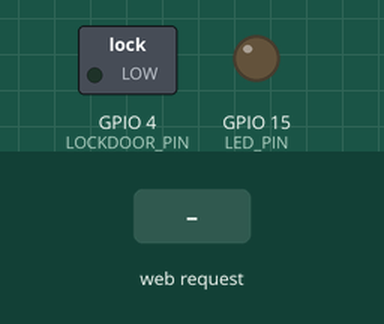
This program was run on a simulated ESP32. On the bench: switched loads named in the program (green lamp = pin HIGH), output pins drawn as LEDs (lit = HIGH). The test bench sets the inputs (shaded band). WiFi joins after 1.5 s; servers stay silent unless stated; what the program prints to the serial monitor is not drawn.

Above: at 2.7 s.
2.8 s: HTTP request GET /LED=ON received
At 3.1 s:
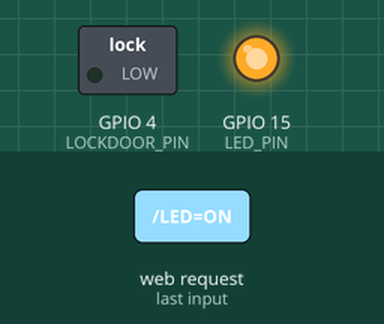
4.3 s: HTTP request GET /LOCK=ON received
At 5.4 s:
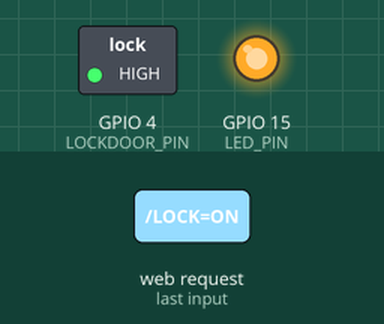
5.8 s: HTTP request GET /LED=OFF received
At 6.6 s:
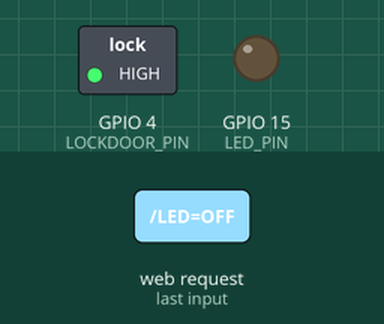
Timing chart, 0 to 8.8 s (numbered marks = the images above; inputs shaded):
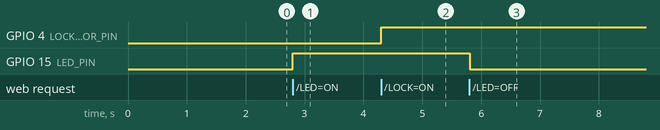

The program:

main.cpp
```cpp
#include <Arduino.h>
#include <WiFi.h>

#define LED_PIN 15
#define LOCKDOOR_PIN 4
char user_input;

// WiFi settings
const char* ssid = "Yashiru";
const char* password = "16081999Il";

// Set web server port number to 80
WiFiServer server(80);

void setup() {
  // put your setup code here, to run once:
  Serial.begin(115200);

  // Connect to WiFi network
  Serial.println();
  Serial.println();
  Serial.print("Connecting to ");
  Serial.println(ssid);

  WiFi.begin(ssid, password);
  while (WiFi.status() != WL_CONNECTED) {
    delay(500);
    Serial.print(".");
  }
  Serial.println("");

  Serial.println("WiFi connected");
  Serial.println("IP address: ");
  Serial.println(WiFi.localIP());
  server.begin();


  // Set LED pin as output
  pinMode(LED_PIN, OUTPUT);
  pinMode(LOCKDOOR_PIN, OUTPUT);
}

void loop() {
  // put your main code here, to run repeatedly:
  //on and off LED with wifi client server
  WiFiClient client = server.available();   // Listen for incoming clients

  if (client) {                             // If a new client connects,
    Serial.println("New Client.");          // print a message out in the serial port
    String currentLine = "";                // make a String to hold incoming data from the client
    while (client.connected()) {            // loop while the client's connected
      if (client.available()) {             // if there's bytes to read from the client,
        char c = client.read();             // read a byte, then
        Serial.write(c);                    // print it out the serial monitor
        if (c == '\n'){
          if (currentLine.length()==0){
            client.println("HTTP/1.1 200 OK");
            client.println("Content-Type: application/json");
            client.println("Connection: close");
            client.println();
            break;
          } else {
            currentLine = "";
          }
        }
        else if (c != '\r'){
          currentLine += c;
        }

        if (currentLine.endsWith("GET /LED=ON")){
          digitalWrite(LED_PIN, HIGH);
          client.println("LED is ON");
        }

        if (currentLine.endsWith("GET /LED=OFF")){
          digitalWrite(LED_PIN, LOW);
          client.println("LED is OFF");
        }

        if (currentLine.endsWith("GET /LOCK=ON")){
          digitalWrite(LOCKDOOR_PIN, HIGH);
          client.println("LOCK is ON");
        }

        if (currentLine.endsWith("GET /LOCK=OFF")){
          digitalWrite(LOCKDOOR_PIN, LOW);
          client.println("LOCK is OFF");
        }

      }
    }
    // close the connection:
    client.stop();
    Serial.println("Client disconnected.");

  }
}
```

Measured:
- after the input at 2.8 s, GPIO 15 (LED_PIN): LOW → HIGH at once
- after the input at 4.3 s, GPIO 4 (LOCKDOOR_PIN): LOW → HIGH at once
- after the input at 5.8 s, GPIO 15 (LED_PIN): HIGH → LOW at once
